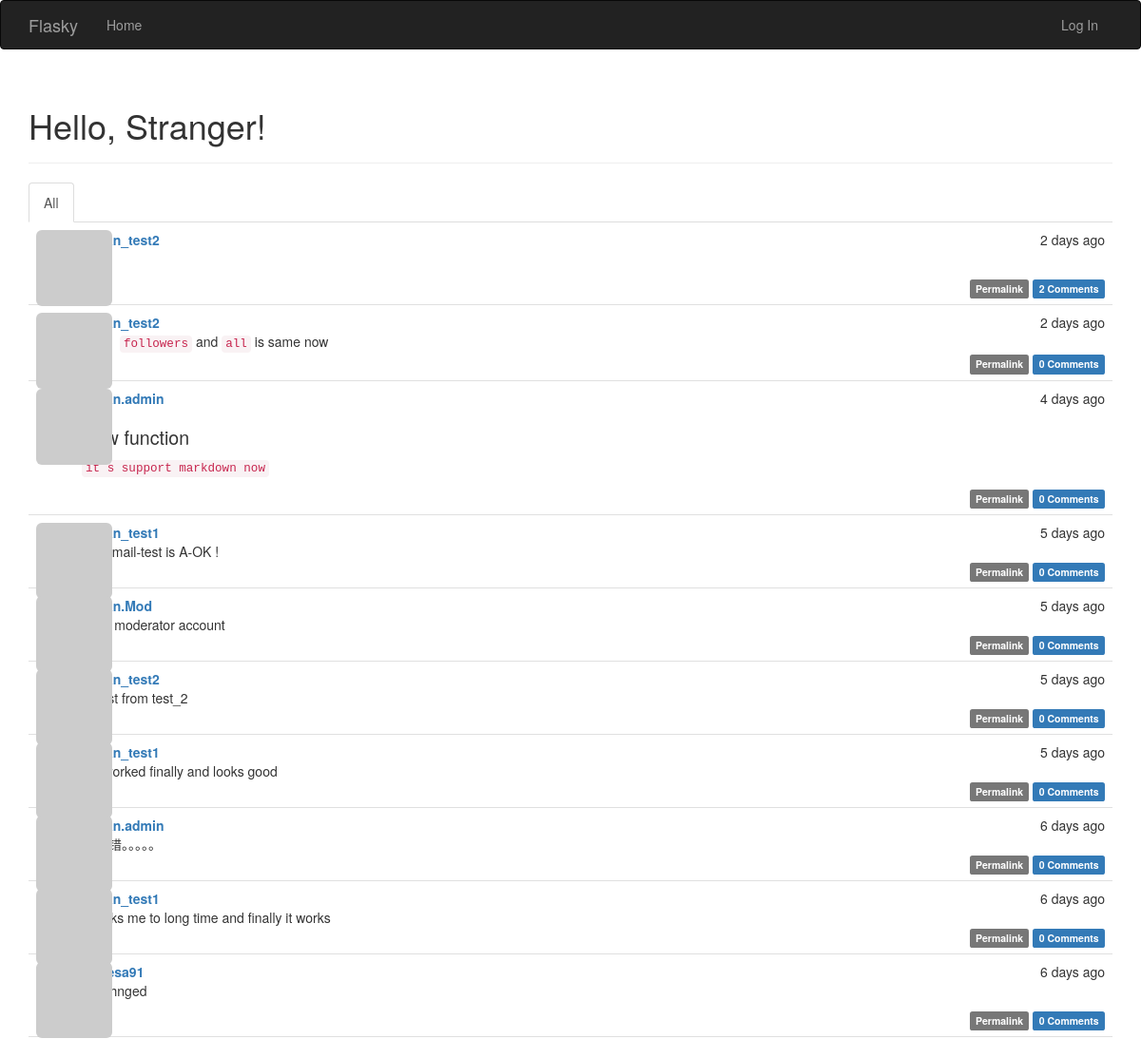
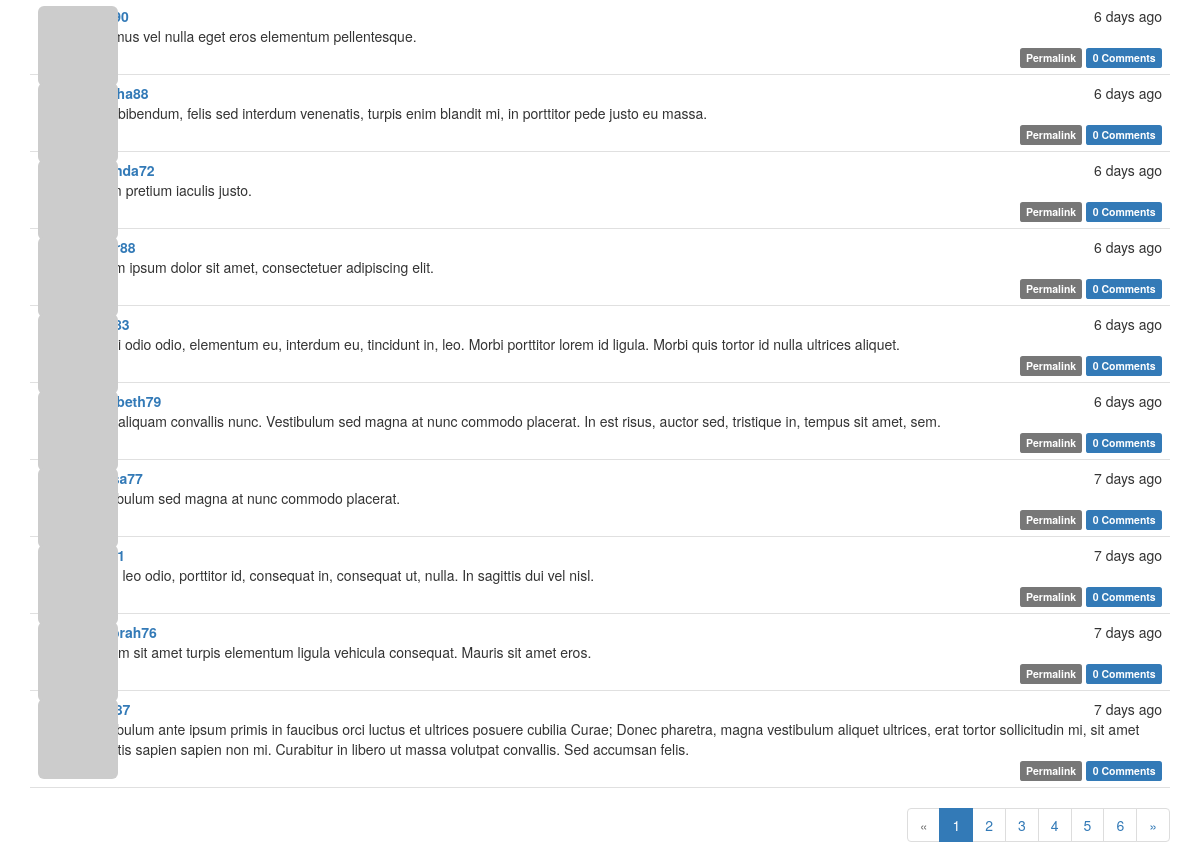
The page / on the database its author committed (2 pictures, top to bottom).
### app/models.py (models this page shows, shortened)
class Post(db.Model):
	__tablename__ = 'posts'
	id = db.Column(db.Integer, primary_key=True)
	body = db.Column(db.Text)
	body_html = db.Column(db.Text)
	timestamp = db.Column(db.DateTime, index = True, default = datetime.utcnow)
	author_id = db.Column(db.Integer, db.ForeignKey('users.id'))
	comments = db.relationship('Comment', backref = 'post', lazy = 'dynamic')

class User(UserMixin,db.Model):
	__tablename__ = 'users'
	id = db.Column(db.Integer, primary_key = True)
	email = db.Column(db.String(64),unique = True, index = True)
	username = db.Column(db.String(64), unique = True, index = True)
	role_id = db.Column(db.Integer, db.ForeignKey('roles.id'))
	password_hash = db.Column(db.String(128))
	confirmed = db.Column(db.Boolean, default = False)
	name = db.Column(db.String(64))
	location = db.Column(db.String(64))
	about_me = db.Column(db.Text())				#the different about Text() and String() is  Text don`t have to set Maximun length
	member_since = db.Column(db.DateTime(), default = datetime.utcnow)
	last_seen = db.Column(db.DateTime(), default = datetime.utcnow)
	avatar_hash = db.Column(db.String(32))
	posts = db.relationship('Post',backref = 'author', lazy = 'dynamic')
	followed = db.relationship('Follow',
								foreign_keys = [Follow.follower_id],
								backref = db.backref('follower', lazy = 'joined'),
								lazy = 'dynamic',
								cascade = 'all, delete-orphan')
	followers = db.relationship('Follow',
								foreign_keys = [Follow.followed_id],
								backref = db.backref('followed', lazy = 'joined'),
								lazy = 'dynamic',
								cascade = 'all, delete-orphan')
	comments = db.relationship('Comment', backref = 'author', lazy = 'dynamic')
	@property
	def password(self):
		raise AttributeError('password is not readable attribute')
	def gravatar(self, size=100, default = 'identicon', ratting = 'g'):
		if request.is_secure:
			url = 'http://secure.gravatar.com/avatar'
		else:
			url = 'http://www.gravatar.com/avatar'
		hash = hashlib.md5(self.email.encode('utf-8')).hexdigest()
		return '{url}/{hash}?s={size}&d={default}&r={ratting}'.format(
			url = url, hash = hash, size = size, default = default,ratting = ratting)

### app/main/views.py (the view)
@main.route('/', methods = ['GET','POST'])
def index():
	form = PostForm()
	if current_user.can(Permission.WRITE_ARTICLES) and form.validate_on_submit():
		post = Post(body = form.body.data, author = current_user._get_current_object())
		db.session.add(post)
		return redirect(url_for('.index'))
	page = request.args.get('page', 1, type = int)
	show_followed = False
	if current_user.is_authenticated:
		show_followed = bool(request.cookies.get('show_followed',''))
	if show_followed:
		query = current_user.followed_posts
	else:
		query = Post.query
	pagination = query.order_by(Post.timestamp.desc()).paginate(
		page, per_page = current_app.config['FLASKY_POSTS_PER_PAGE'], error_out=False)
	posts = pagination.items
	return render_template('index.html', form = form, posts = posts,
		show_followed = show_followed, pagination = pagination)

### app/auth/views.py (called while the page is built)
@auth.before_app_request
def before_request():
	if current_user.is_authenticated:
		current_user.ping()
		if not current_user.confirmed and request.endpoint[:5] != 'auth.' and request.endpoint != 'static':
			return redirect(url_for('auth.unconfirmed'))

### app/main/__init__.py (called while the page is built)
@main.app_context_processor
def inject_permission():
	return dict(Permission = Permission)

### app/models.py (called while the page is built)
	def can(self,permissions):
		return False

	def is_administrator(self):
		return False

### app/templates/index.html (shortened to what this page needs)
{% extends "base.html" %}
{% import "bootstrap/wtf.html" as wtf %}
{% import "_macros.html" as macros %}
{% block page_content %}
<div class="page-header">
	<h1>Hello, {% if current_user.is_authenticated %}{{ current_user.username }}{% else %}Stranger{% endif %}!</h1>
</div>
<div class="post-tabs">
    <ul class="nav nav-tabs">
        <li{% if not show_followed %} class="active"{% endif %}><a href="{{ url_for('.show_all') }}">All</a></li>
    </ul>
    {% include '_posts.html' %}
</div>
{% if pagination %}
<div class="pagination">
	{{ macros.pagination_widget(pagination, '.index') }}
</div>
{% endif %}
{% endblock %}

### app/templates/_posts.html (shortened to what this page needs)
<ul class="posts">
    {% for post in posts %}
    <li class="post">
        <div class="post-thumbnail">
            <a href="{{ url_for('.user', username=post.author.username) }}">
                <img class="img-rounded profile-thumbnail" src="{{ post.author.gravatar(size=40) }}">
            </a>
        </div>
        <div class="post-content">
            <div class="post-date">{{ moment(post.timestamp).fromNow() }}</div>
            <div class="post-author"><a href="{{ url_for('.user', username=post.author.username) }}">{{ post.author.username }}</a></div>
            <div class="post-body">
                {% if post.body_html %}
                    {{ post.body_html | safe }}
                {% else %}
                    {{ post.body }}
                {% endif %}
            </div>
            <div class="post-footer">
                <a href="{{ url_for('.post', id = post.id) }}">
                    <span class="label label-default">Permalink</span>
                </a>
                <a href="{{ url_for('.post', id = post.id) }}#comments">
                    <span class="label label-primary">
                        {{ post.comments.count() }} Comments
                    </span>
                </a>
            </div>
        </div>
    </li>
    {% endfor %}
</ul>

### app/static/styles.css (style rules this page uses)
.profile-thumbnail { position: absolute; }
div.post-tabs { margin-top: 16px; }
ul.posts { list-style-type: none; padding: 0px; margin: 16px 0px 0px 0px; border-top: 1px solid #e0e0e0; }
div.post-tabs ul.posts { margin: 0px; border-top: none; }
ul.posts li.post { padding: 8px; border-bottom: 1px solid #e0e0e0; }
div.post-date { float: right; }
div.post-author { font-weight: bold; }
div.post-thumbnail { position: absolute; }
div.post-content { margin-left: 48px; min-height: 48px; }
div.post-footer { text-align: right; }
div.pagination { width: 100%; text-align: right; padding: 0px; margin: 0px; }
.post-body h1 { font-size: 140%; }

### rows shown on the page
Post: timestamp "2 days ago", author.username "Yusan_test2", comments.count "2"
Post: timestamp "2 days ago", author.username "Yusan_test2", body_html "followers and all is same now", comments.count "0"
Post: timestamp "4 days ago", author.username "Yusan.admin", body_html "New function it`s support markdown now", comments.count "0"
Post: timestamp "5 days ago", author.username "Yusan_test1", body "well, mail-test is A-OK !", comments.count "0"
Post: timestamp "5 days ago", author.username "Yusan.Mod", body "it`s a moderator account", comments.count "0"
Post: timestamp "5 days ago", author.username "Yusan_test2", body "a post from test_2", comments.count "0"
Post: timestamp "5 days ago", author.username "Yusan_test1", body "it`s worked finally and looks good", comments.count "0"
Post: timestamp "6 days ago", author.username "Yusan.admin", body "又出错。。。。。", comments.count "0"
Post: timestamp "6 days ago", author.username "Yusan_test1", body "it tooks me to long time and finally it works", comments.count "0"
Post: timestamp "6 days ago", author.username "theresa91", body_html "it`s chnged", comments.count "0"
Post: timestamp "6 days ago", body "Vivamus vel nulla eget eros elementum pellentesque.", comments.count "0"
Post: timestamp "6 days ago", body "Duis bibendum, felis sed interdum venenatis, turpis enim blandit mi, in porttitor pede justo eu massa.", comments.count "0"
Post: timestamp "6 days ago", author.username "amanda72", body "Etiam pretium iaculis justo.", comments.count "0"
Post: timestamp "6 days ago", body "Lorem ipsum dolor sit amet, consectetuer adipiscing elit.", comments.count "0"
Post: timestamp "6 days ago", body "Morbi odio odio, elementum eu, interdum eu, tincidunt in, leo. Morbi porttitor lorem id ligula. Morbi quis tortor id nulla ultrices aliquet.", comments.count "0"
Post: timestamp "6 days ago", author.username "elizabeth79", body "Duis aliquam convallis nunc. Vestibulum sed magna at nunc commodo placerat. In est risus, auctor sed, tristique in, tempus sit amet, sem.", comments.count "0"
Post: timestamp "7 days ago", body "Vestibulum sed magna at nunc commodo placerat.", comments.count "0"
Post: timestamp "7 days ago", body "Proin leo odio, porttitor id, consequat in, consequat ut, nulla. In sagittis dui vel nisl.", comments.count "0"
Post: timestamp "7 days ago", author.username "deborah76", body "Nullam sit amet turpis elementum ligula vehicula consequat. Mauris sit amet eros.", comments.count "0"
Post: timestamp "7 days ago", body "Vestibulum ante ipsum primis in faucibus orci luctus et ultrices posuere cubilia Curae; Donec pharetra, magna vestibulum aliquet ultrices, erat tortor sollicitudin mi, sit amet lobortis sapien sapien non mi. Curabitur in libero ut massa volutpat convallis. Sed accumsan felis.", comments.count "0"

### other values the page prints
{{ p }} "1"
{{ p }} "2" "3" "4" "5" "6"
